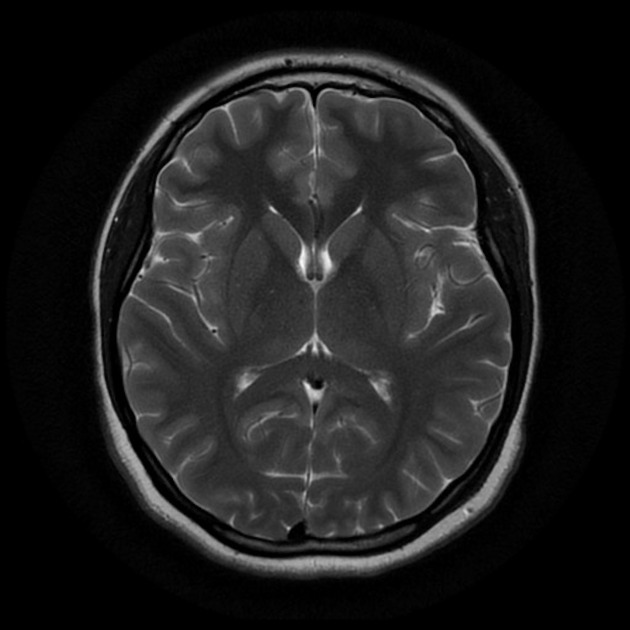
#> input picture data/brain_tumor_dataset/no/1 no.jpeg, 630 x 630 px; its folder holds only this picture in this run
$ python extract_features.py --input_data ../data/brain_tumor_dataset/no --output_parquet out   (older library calls are emulated)
#> lines starting #> are read from the running program, lines starting #| are printed output that depends on the picture
#!/usr/bin/env python3
"""
Silver layer: Image feature extraction component.

Inputs:
    --input_data   : path to folder that contains yes/ and no/ subfolders
                     (Azure ML will mount the `tumor_images_raw` data asset here)
    --output_parquet : path where the Parquet file should be written

Output:
    One Parquet file with columns:
        image_id, label, f1, f2, ..., fN

Logs:
    - num_images
    - num_features
    - extraction_time_seconds
    - compute SKU (AZUREML_COMPUTE env var if present)
"""

import argparse
import os
import time
from pathlib import Path
from concurrent.futures import ProcessPoolExecutor, as_completed

import numpy as np
import pandas as pd
from skimage import io, filters, color
from skimage.filters import rank
from skimage.morphology import disk
from skimage.feature import greycomatrix, greycoprops

# GLCM angles and properties
ANGLES = [0.0, np.pi / 4, np.pi / 2, 3 * np.pi / 4]
PROPS = ["contrast", "dissimilarity", "homogeneity", "ASM", "energy", "correlation"]

# Only process “real” image files
VALID_EXT = {".png", ".jpg", ".jpeg", ".bmp"}


# ---------- helpers ---------- #

def safe_to_uint8(img: np.ndarray) -> np.ndarray:
    """Normalize arbitrary numeric image to uint8 [0,255] safely."""
    img = img.astype(np.float32)
    img_min = img.min()
    img_max = img.max()

    # Avoid division by zero, NaNs, etc.
    if not np.isfinite(img_min):
        img_min = 0.0
    if not np.isfinite(img_max) or img_max <= img_min:
        return np.zeros_like(img, dtype=np.uint8)

    img = img - img_min
    img = img / (img_max - img_min)
    img = img * 255.0
    return img.astype(np.uint8)


def load_grayscale(path: Path) -> np.ndarray:
    """Load image as grayscale uint8 0-255 and handle RGB/RGBA."""
    img = io.imread(path)
#> img is the input picture: shape (630, 630); min 0, max 248, mean 29.7

    # Color / multi-channel image
    if img.ndim == 3:
        # If RGBA (4 channels), drop alpha via rgba2rgb
        if img.shape[2] == 4:
            img = color.rgba2rgb(img)  # returns float rgb
        elif img.shape[2] != 3:
            # Some weird channel count: just take first 3 channels
            img = img[..., :3]

        # Now standard RGB -> grayscale float in [0, 1]
        img = color.rgb2gray(img)
        img = safe_to_uint8(img)

    # Already 2D or single-channel
    else:
        img = safe_to_uint8(img)
#> in safe_to_uint8, `img_min = img.min()`: img_min = 0
#> in safe_to_uint8, `img_max = img.max()`: img_max = 248

    return img


def compute_glcm_features(img: np.ndarray, prefix: str) -> dict:
    """
    Compute GLCM-based features for the given image.

    We force the image to uint8 here so greycomatrix never complains about float
    or other dtypes.
    """
#> called with prefix = 'raw'
    # ensure uint8 for greycomatrix
    if img.dtype != np.uint8:
        img = safe_to_uint8(img)

    glcm = greycomatrix(
        img,
        distances=[1],
        angles=ANGLES,
        levels=256,
        symmetric=True,
        normed=True,
    )

    feats = {}
    for prop in PROPS:
        vals = greycoprops(glcm, prop)[0]  # shape (num_angles,)
        feats[f"{prefix}_glcm_{prop}_mean"] = float(np.mean(vals))
        feats[f"{prefix}_glcm_{prop}_std"] = float(np.std(vals))
#> this loop made 6 passes
#> vals on passes 1 to 6: [41.18, 69.8, 32.04, 69.48], [2.66, 3.59, 2.51, 3.6], [0.555, 0.497, 0.552, 0.497], [0.0638, 0.0605, 0.0638, 0.0605], [0.253, 0.246, 0.253, 0.246], [0.985, 0.975, 0.988, 0.975]
#> after the loop, feats = 12 items
    return feats


def compute_all_features(image_path: Path, label: str) -> dict:
    """Compute all required features for a single image."""
    try:
        gray = load_grayscale(image_path)

        features_dict = {
            "image_id": image_path.name,
            "label": label,
        }

        # --- raw image stats + GLCM ---
        features_dict["raw_mean"] = float(gray.mean())
        features_dict["raw_std"] = float(gray.std())
        features_dict.update(compute_glcm_features(gray, "raw"))

        # --- entropy (rank filter needs uint8) ---
        entropy_img = rank.entropy(gray, disk(3))
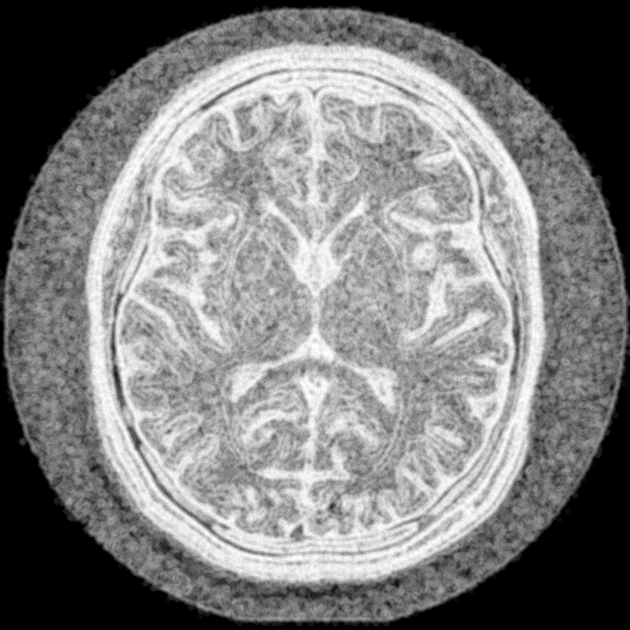
#> entropy_img: shape (630, 630) float64; min 0, max 4.86, mean 2.4; drawn with min black and max white
        features_dict["entropy_mean"] = float(entropy_img.mean())
        features_dict["entropy_std"] = float(entropy_img.std())
        features_dict.update(compute_glcm_features(entropy_img, "entropy"))
#> the loop in compute_glcm_features (call 2), `for prop in PROPS:` made 6 passes
#> vals on passes 1 to 6: [93, 154.2, 89.1, 158.4], [6.57, 8.46, 6.46, 8.54], [0.318, 0.294, 0.318, 0.294], [0.0462, 0.0453, 0.0461, 0.0453], [0.215, 0.213, 0.215, 0.213], [0.993, 0.988, 0.993, 0.988]

        # --- gaussian ---
        gaussian_img = filters.gaussian(gray, sigma=1)
        gaussian_uint8 = safe_to_uint8(gaussian_img)
        features_dict["gaussian_mean"] = float(gaussian_uint8.mean())
        features_dict["gaussian_std"] = float(gaussian_uint8.std())
        features_dict.update(compute_glcm_features(gaussian_uint8, "gaussian"))

        # --- sobel ---
        sobel_img = filters.sobel(gray)
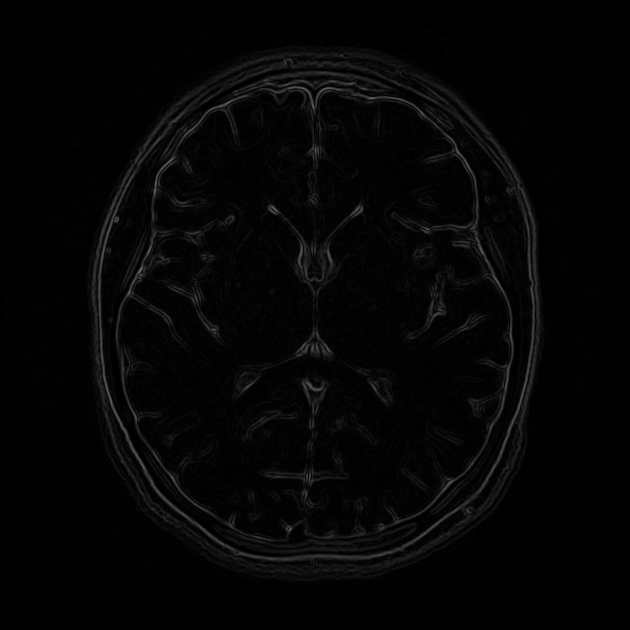
#> sobel_img: shape (630, 630) float64; min 0, max 0.413, mean 0.0198
        sobel_uint8 = safe_to_uint8(sobel_img)
#> in safe_to_uint8 (call 4), `img_max = img.max()`: img_max = 0.413
#> in safe_to_uint8 (call 4), `img = img / (img_max - img_min)`:
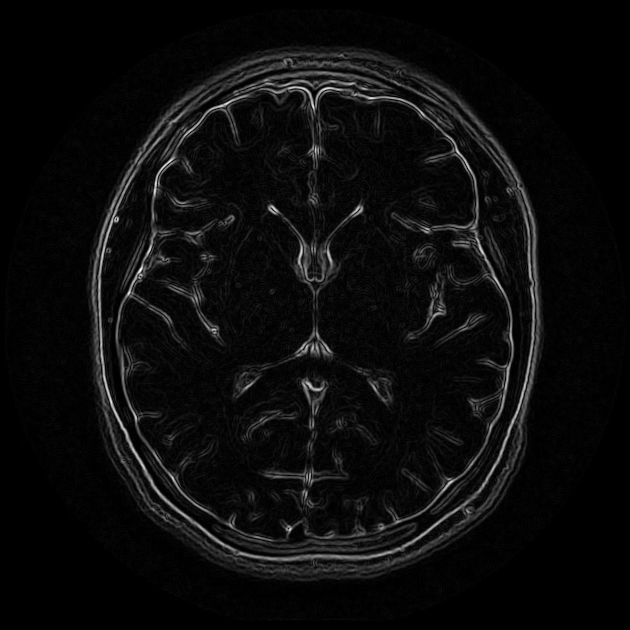
#> img: shape (630, 630) float32; min 0, max 1, mean 0.048
        features_dict["sobel_mean"] = float(sobel_uint8.mean())
        features_dict["sobel_std"] = float(sobel_uint8.std())
        features_dict.update(compute_glcm_features(sobel_uint8, "sobel"))

        # --- prewitt ---
        prewitt_img = filters.prewitt(gray)
        prewitt_uint8 = safe_to_uint8(prewitt_img)
        features_dict["prewitt_mean"] = float(prewitt_uint8.mean())
        features_dict["prewitt_std"] = float(prewitt_uint8.std())
        features_dict.update(compute_glcm_features(prewitt_uint8, "prewitt"))

        # --- gabor (real + imag) ---
        gabor_real, gabor_imag = filters.gabor(gray, frequency=0.2)
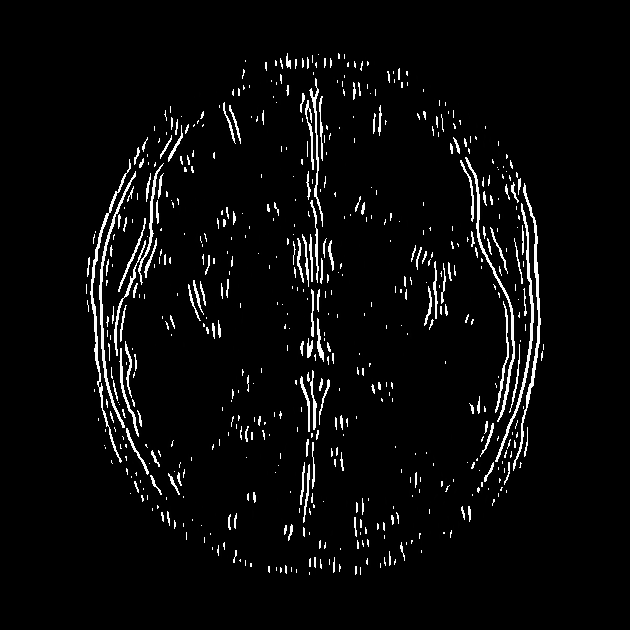
#> gabor_real: shape (630, 630); min 0, max 255, mean 10.2
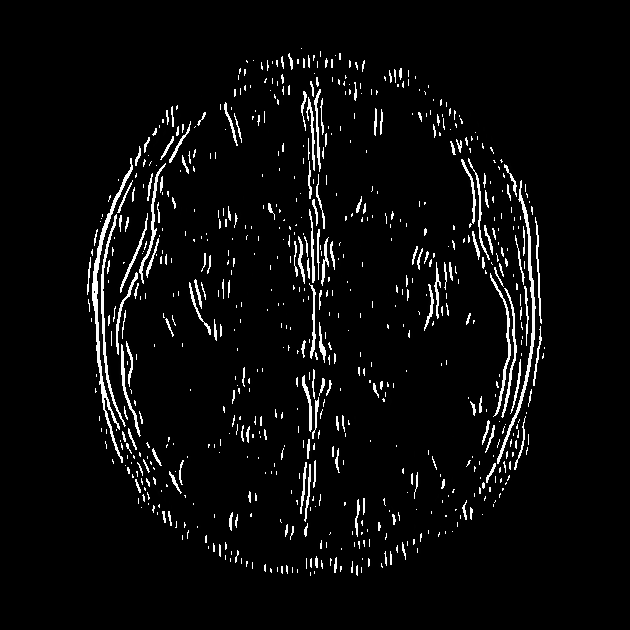
#> gabor_imag: shape (630, 630); min 0, max 255, mean 11.1
        gabor_real_u8 = safe_to_uint8(gabor_real)
        gabor_imag_u8 = safe_to_uint8(gabor_imag)

        features_dict["gabor_real_mean"] = float(gabor_real_u8.mean())
        features_dict["gabor_real_std"] = float(gabor_real_u8.std())
        features_dict.update(compute_glcm_features(gabor_real_u8, "gabor_real"))

        features_dict["gabor_imag_mean"] = float(gabor_imag_u8.mean())
        features_dict["gabor_imag_std"] = float(gabor_imag_u8.std())
        features_dict.update(compute_glcm_features(gabor_imag_u8, "gabor_imag"))

        # --- hessian ---
        try:
            hess = filters.hessian(gray)
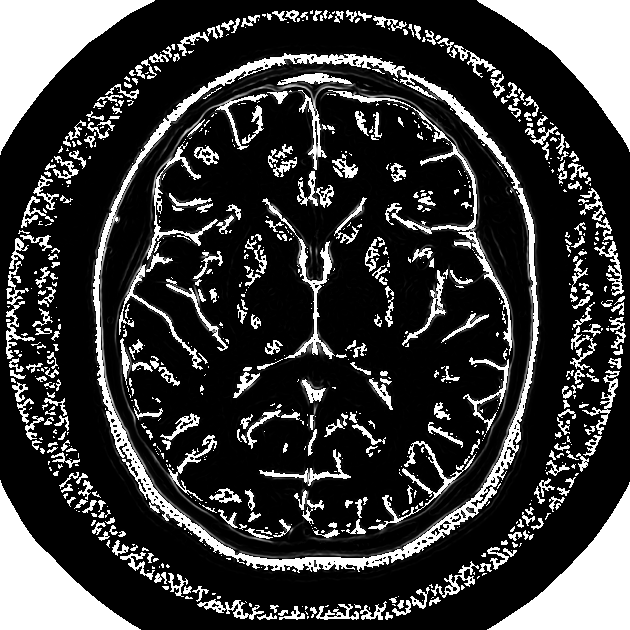
#> hess: shape (630, 630) float64; min 8.35e-17, max 1, mean 0.228

            # hess might be a tuple/list of arrays or a single ndarray.
            if isinstance(hess, (tuple, list)):
                # stack along new axis and take L2 norm across that axis
                arr = np.stack(hess, axis=0).astype(np.float32)
                hessian_mag = np.linalg.norm(arr, axis=0)
            else:
                # already some kind of magnitude / tensor; just take absolute value
                hessian_mag = np.abs(hess.astype(np.float32))

            hessian_uint8 = safe_to_uint8(hessian_mag)
            features_dict["hessian_mean"] = float(hessian_uint8.mean())
            features_dict["hessian_std"] = float(hessian_uint8.std())
            features_dict.update(compute_glcm_features(hessian_uint8, "hessian"))

        except Exception as e:
            # Don't kill the whole feature set if Hessian fails – just log a warning.
            print(f"[WARN] Hessian failed for {image_path}: {e}")

        return features_dict

    except Exception as e:
        print(f"[ERROR] Failed to process {image_path}: {e}")
        return {}


# ---------- CLI + orchestration ---------- #

def parse_args():
    parser = argparse.ArgumentParser(description="Extract image features for MRI tumor dataset.")
    parser.add_argument(
        "--input_data",
        type=str,
        required=True,
        help="Path to input folder (mounted tumor_images_raw data asset)."
    )
    parser.add_argument(
        "--output_parquet",
        type=str,
        required=True,
        help="Path to output parquet file or directory."
    )
    parser.add_argument(
        "--max_workers",
        type=int,
        default=4,
        help="Number of parallel workers for multiprocessing."
    )
    return parser.parse_args()


def gather_image_paths(root: Path):
    """
    Expect structure:
        root/yes/*.*
        root/no/*.*
    Only include common image file extensions.
    """
    image_entries = []
    for label in ["yes", "no"]:
        label_dir = root / label
        if not label_dir.exists():
            print(f"[WARN] Label directory not found: {label_dir}")
            continue
        for p in sorted(label_dir.rglob("*")):
            if p.is_file() and p.suffix.lower() in VALID_EXT:
                image_entries.append((p, label))
    return image_entries


def main():
    args = parse_args()
    input_root = Path(args.input_data)
    output_path = Path(args.output_parquet)

    # If AzureML gives us a directory for the output, write a file inside it
    if output_path.is_dir() or (not output_path.suffix):
        output_path.mkdir(parents=True, exist_ok=True)
        output_path = output_path / "features.parquet"

    print(f"[INFO] Input root: {input_root}")
    print(f"[INFO] Output parquet: {output_path}")

    images = gather_image_paths(input_root)
    num_images = len(images)
    print(f"[INFO] Found {num_images} images.")

    if num_images == 0:
        raise RuntimeError("No images found under input_data (expected yes/ and no/ folders).")

    start_time = time.time()

    records = []
    with ProcessPoolExecutor(max_workers=args.max_workers) as executor:
        future_to_path = {
            executor.submit(compute_all_features, path, label): (path, label)
            for path, label in images
        }
#> future_to_path = 1 item
        for future in as_completed(future_to_path):
            res = future.result()
            if res:
                records.append(res)
#> this loop made 1 pass
#> after the loop, records = 1 item

    end_time = time.time()
    extraction_time_seconds = end_time - start_time

    if len(records) == 0:
        print("[WARN] No features were computed for any image. Output will be empty.")
        df = pd.DataFrame(columns=["image_id", "label"])
    else:
        df = pd.DataFrame(records)
#> df = table of 1 rows and 114 columns

    num_features = max(df.shape[1] - 2, 0)  # exclude image_id and label
#> num_features = 112

    print(f"[INFO] num_images = {num_images}")
    print(f"[INFO] num_features = {num_features}")
#| [INFO] num_features = 112
    print(f"[INFO] extraction_time_seconds = {extraction_time_seconds:.3f}")

    compute_sku = os.environ.get("AZUREML_COMPUTE", "unknown")
    print(f"[INFO] compute SKU (AZUREML_COMPUTE) = {compute_sku}")

    # Save to parquet
    output_path.parent.mkdir(parents=True, exist_ok=True)
#> (the run stopped early here; a loop or call above may not have finished)
